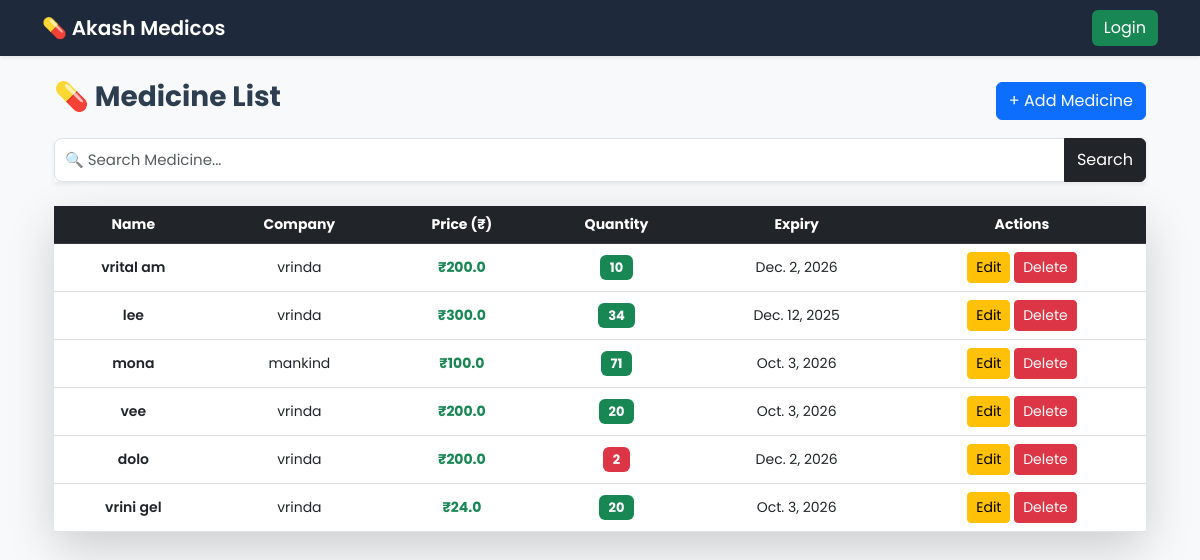
The page /medicines/ on the database as committed earlier.
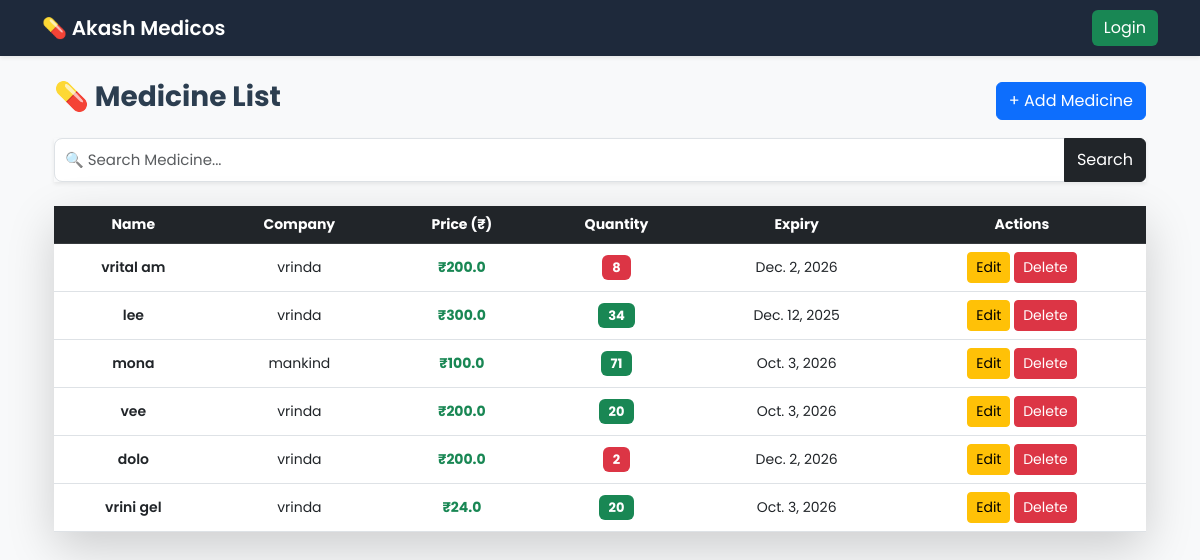
The same page on the database as committed later.
### medicines/models.py (models this page shows, shortened)
class Medicine(models.Model):
    name = models.CharField(max_length=100)
    company = models.ForeignKey(Company, on_delete=models.CASCADE)
    price = models.FloatField()
    quantity = models.IntegerField()
    expiry_date = models.DateField()
    gst = models.FloatField(default=0)

class Company(models.Model):
    name = models.CharField(max_length=100)
    phone = models.CharField(max_length=15)
    address = models.TextField()

### medicines/views.py (the view)
# urls.py: path('medicines/', views.medicine_list, name='medicine_list'),
def medicine_list(request):
    query = request.GET.get('q')
    if query:
        medicines = Medicine.objects.filter(name__icontains=query)
    else:
        medicines = Medicine.objects.all()
    return render(request, 'medicines/medicine_list.html', {
        'medicines': medicines
    })

### templates/medicines/medicine_list.html
{% extends 'base.html' %}
{% block content %}
<div class="container mt-4">
<div class="d-flex justify-content-between align-items-center mb-3">
    <h3 class="fw-bold">💊 Medicine List</h3>
    <a class="btn btn-primary" href="{% url 'medicine_create' %}">
        + Add Medicine
    </a>
</div>
<form method="get" class="mb-4">
    <div class="input-group shadow-sm">
        <input
            type="text"
            name="q"
            class="form-control"
            placeholder="🔍 Search Medicine...">
        <button class="btn btn-dark">Search</button>
    </div>
</form>
<div class="card shadow-lg border-0">
<div class="table-responsive">
<table class="table table-hover align-middle mb-0">
    <thead class="table-dark text-center">
        <tr>
            <th>Name</th>
            <th>Company</th>
            <th>Price (₹)</th>
            <th>Quantity</th>
            <th>Expiry</th>
            <th>Actions</th>
        </tr>
    </thead>
    <tbody class="text-center">
        {% for medicine in medicines %}
        <tr>
            <td class="fw-semibold">{{ medicine.name }}</td>
            <td>{{ medicine.company.name }}</td>
            <td class="text-success fw-bold">₹{{ medicine.price }}</td>
            <td>
                {% if medicine.quantity < 10 %}
                    <span class="badge bg-danger">{{ medicine.quantity }}</span>
                {% else %}
                    <span class="badge bg-success">{{ medicine.quantity }}</span>
                {% endif %}
            </td>
            <td>{{ medicine.expiry_date }}</td>
            <td>
                <a class="btn btn-warning btn-sm" href="{% url 'medicine_update' medicine.pk %}">
                    Edit
                </a>
                <a class="btn btn-danger btn-sm" href="{% url 'medicine_delete' medicine.pk %}">
                    Delete
                </a>
            </td>
        </tr>
        {% endfor %}
    </tbody>
</table>
</div>
</div>
</div>
{% endblock %}

Rows that differ between the two databases and show on the page:
changed Medicine "vrital am": quantity "10" → "8"
